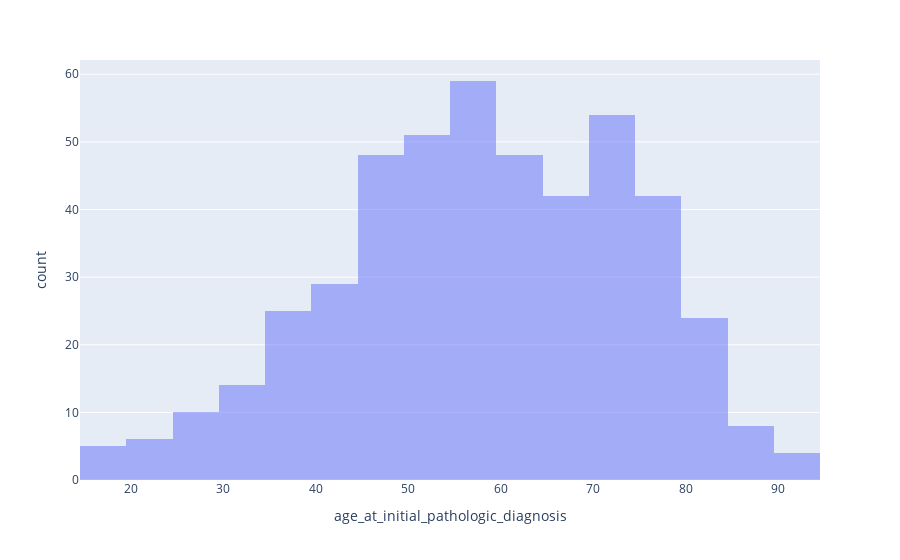

Source (notebook cell):
### Markdown cell above
## Age of diagnosis 

Nous allons maintenant tracer la distribution de l'âge lorsque la pathologie a été diagnostiquée pour la première fois (voir la colonne "age_at_initial_pathologic_diagnosis")

### Code cell
fig = px.histogram(df, x="age_at_initial_pathologic_diagnosis", barmode = "overlay")
fig.show()

### Figure 1 — Plotly figure (JSON) as saved in the notebook; plotly's stock layout.template omitted (floating-point values rounded to 4 significant figures; data arrays with more than 128 entries replaced by an {"elided": "..."} marker saying what was removed)
{"data": [{"alignmentgroup": "True", "bingroup": "x", "hovertemplate": "age_at_initial_pathologic_diagnosis=%{x}<br>count=%{y}<extra></extra>", "legendgroup": "", "marker": {"color": "#636efa", "opacity": 0.5, "pattern": {"shape": ""}}, "name": "", "offsetgroup": "", "orientation": "v", "showlegend": false, "type": "histogram", "x": {"elided": "477 int values"}, "xaxis": "x", "yaxis": "y"}], "layout": {"barmode": "overlay", "legend": {"tracegroupgap": 0}, "margin": {"t": 60}, "xaxis": {"anchor": "y", "domain": [0, 1], "title": {"text": "age_at_initial_pathologic_diagnosis"}}, "yaxis": {"anchor": "x", "domain": [0, 1], "title": {"text": "count"}}}}
